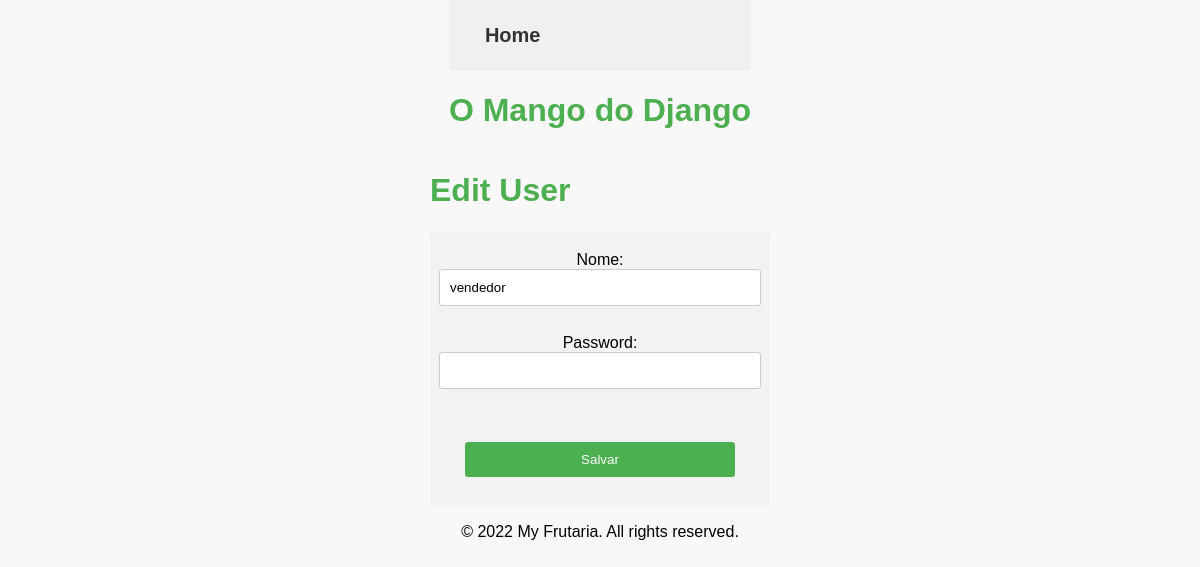
Page /edit_user/22/ on the earlier database version.
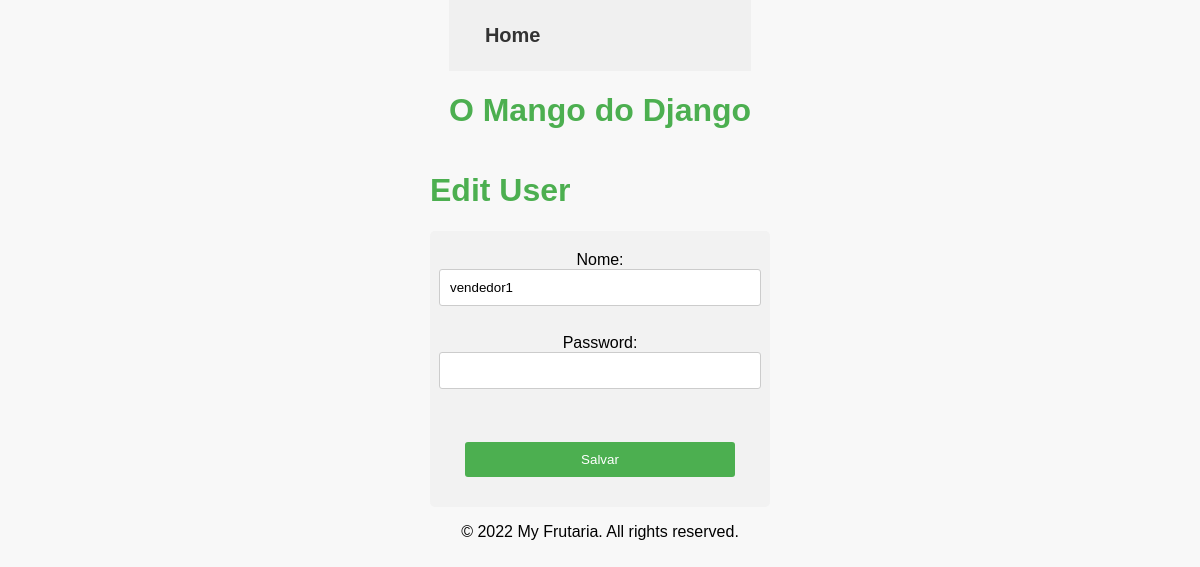
Same page on the later database version.
### frutaria/models.py (models this page shows)
class User(models.Model):
    nome = models.CharField(max_length=100)
    password = models.CharField(max_length=50)
    is_admin = models.BooleanField(default=False)

### frutaria/views.py (the view, shortened to what this page needs)
# urls.py: path('edit_user/<int:user_id>/', views.edit_user, name='edit_user'),
def edit_user(request, user_id):
    user = get_object_or_404(User, pk=user_id)
    if request.method == 'GET':
        return render(request, 'edit_user.html', {'user': user})

### frutaria/templates/edit_user.html (shortened to what this page needs)
{% extends 'base.html' %}
{% block content %}
    <h1>Edit User</h1>
    <form method="POST" class="cadastro-form">
        <label for="nome">Nome:</label>
        <input type="text" id="nome" name="nome" value="{{ user.nome }}">
        <br>
        <label for="password">Password:</label>
        <input type="password" id="password" name="password">
        <br>
        <button type="submit">Salvar</button>
    </form>
{% endblock %}

Differences in the rows shown:
changed User: nome "vendedor" → "vendedor1"
